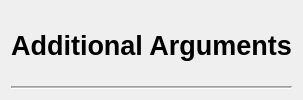
            <widget class="QWidget" name="widget_additionalArguments" native="true">
             <property name="sizePolicy">
              <sizepolicy hsizetype="Preferred" vsizetype="Maximum">
               <horstretch>0</horstretch>
               <verstretch>0</verstretch>
              </sizepolicy>
             </property>
             <property name="toolTip">
              <string>&lt;html&gt;&lt;head/&gt;&lt;body&gt;&lt;p&gt;Gamescope has a lot of possible launch arguments. Any of them that I did not implement are placed here.&lt;/p&gt;&lt;/body&gt;&lt;/html&gt;</string>
             </property>
             <layout class="QVBoxLayout" name="verticalLayout_27">
              <item>
               <widget class="QWidget" name="widget_40" native="true">
                <property name="sizePolicy">
                 <sizepolicy hsizetype="Preferred" vsizetype="Minimum">
                  <horstretch>0</horstretch>
                  <verstretch>0</verstretch>
                 </sizepolicy>
                </property>
                <layout class="QHBoxLayout" name="horizontalLayout_27" stretch="0">
                 <property name="spacing">
                  <number>0</number>
                 </property>
                 <property name="leftMargin">
                  <number>0</number>
                 </property>
                 <property name="topMargin">
                  <number>0</number>
                 </property>
                 <property name="rightMargin">
                  <number>0</number>
                 </property>
                 <property name="bottomMargin">
                  <number>0</number>
                 </property>
                 <item>
                  <widget class="QLabel" name="label_advancedSettings_4">
                   <property name="font">
                    <font>
                     <pointsize>20</pointsize>
                     <bold>true</bold>
                    </font>
                   </property>
                   <property name="text">
                    <string>Additional Arguments</string>
                   </property>
                   <property name="scaledContents">
                    <bool>false</bool>
                   </property>
                   <property name="alignment">
                    <set>Qt::AlignmentFlag::AlignCenter</set>
                   </property>
                  </widget>
                 </item>
                </layout>
               </widget>
              </item>
              <item>
               <widget class="Line" name="line_26">
                <property name="sizePolicy">
                 <sizepolicy hsizetype="Minimum" vsizetype="Fixed">
                  <horstretch>0</horstretch>
                  <verstretch>0</verstretch>
                 </sizepolicy>
                </property>
                <property name="minimumSize">
                 <size>
                  <width>0</width>
                  <height>0</height>
                 </size>
                </property>
                <property name="maximumSize">
                 <size>
                  <width>16777215</width>
                  <height>16777215</height>
                 </size>
                </property>
                <property name="sizeIncrement">
                 <size>
                  <width>0</width>
                  <height>0</height>
                 </size>
                </property>
                <property name="font">
                 <font>
                  <pointsize>10</pointsize>
                 </font>
                </property>
                <property name="frameShadow">
                 <enum>QFrame::Shadow::Sunken</enum>
                </property>
                <property name="midLineWidth">
                 <number>1</number>
                </property>
                <property name="orientation">
                 <enum>Qt::Orientation::Horizontal</enum>
                </property>
               </widget>
              </item>
             </layout>
            </widget>
